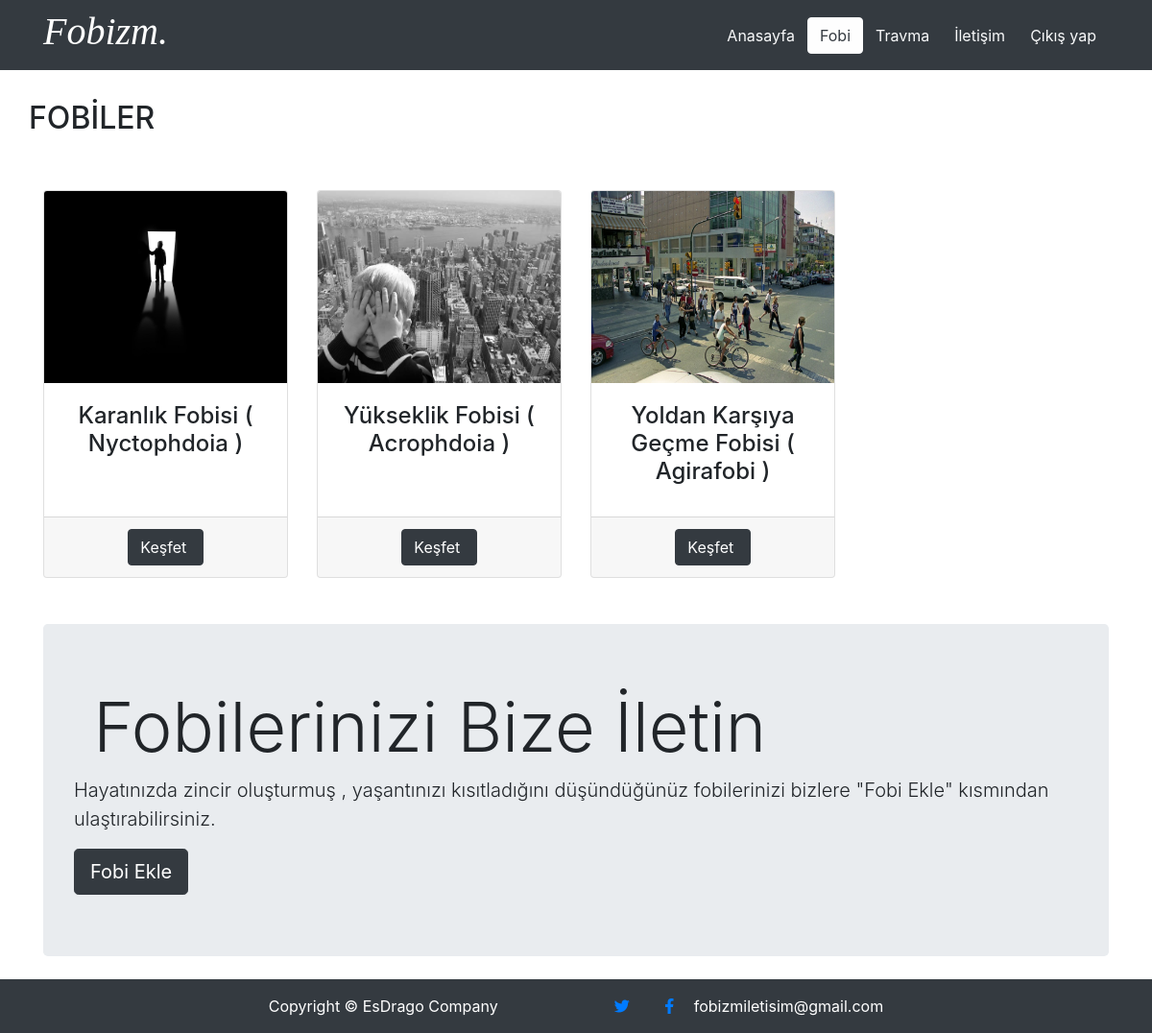
The app's page /views/fobi.php (signed in) with its own data.
### tables this page shows
CREATE TABLE IF NOT EXISTS `mental_issue` (
  `mental_issue_id` int(11) NOT NULL AUTO_INCREMENT,
  `issue_name` text NOT NULL,
  `issue_type_id` text NOT NULL,
  `thumb_img_url` text NOT NULL,
  `description` longtext NOT NULL,
  PRIMARY KEY (`mental_issue_id`)
);

### api/_getMentalIssues.php (called while the page is built, shortened)
<?php
class MentalIssuesHelper
{
    public static function getMentalIssues(int $type = 0)
    {
        $db = DatabaseConnection::getInstance();
        $a = array();
        $data = array();
        if ($type > 0) {
            $query = $db->prepare("    SELECT * FROM mental_issue
                                        JOIN mental_issue_type on mental_issue_type_id = issue_type_id
                                        where issue_type_id = :mental_issue_type_id;");
            $a = array(":mental_issue_type_id" => $type);
        } else {
            $query = $db->prepare("    SELECT * FROM mental_issue
                                        JOIN mental_issue_type on mental_issue_type_id = issue_type_id;");
        }
        if ($query->execute($a)) {
            $data = $query->fetchAll(PDO::FETCH_ASSOC);
        }
        return $data;
}
}

### views/fobi.php (the view, shortened to what this page needs)
<!DOCTYPE html>
<html lang="en">
<head>
    <link href="vendor/bootstrap/css/bootstrap.min.css" rel="stylesheet">
    <link href="css/heroic-features.css" rel="stylesheet">
    <link href="vendor/fontawesome-free/css/all.min.css" rel="stylesheet">
</head>
<body>
<?php include "include/bodyheader.php" ?>
<div class="container mt-5">
    <div class="row text-center">
        <h2 style="font-weight: 500;">FOBİLER</h2>
    </div>
</div>
<div class="container mt-5">
    <div class="row text-center">
        <?php
        include "../api/_getMentalIssues.php";
        $issues = MentalIssuesHelper::getMentalIssues(1);
        foreach ($issues as $issue){
            $issue_id = $issue['mental_issue_id'];
            $issue_image = $issue['thumb_img_url'];
            $issue_title = $issue['issue_name'];
            echo
            "
                <div class=\"col-lg-3 col-md-6 mb-4\">
                    <div class=\"card h-100\">
                    <img src=\" $issue_image \" alt=\"\" height=\"200\" class=\"card-img-top\">
                    <div class=\"card-body\">
                        <h4 class=\"card-title\"> $issue_title </h4>
                    </div>
                    <div class=\"card-footer\">
                        <a href=\"mental_issue_content.php?issue_id=$issue_id\" class=\"btn btn-dark\">Keşfet&nbsp;</a>
                    </div>
                </div></div>";
        }
        ?>
    </div>
    <section class="jumbotron my-4">
        <h1 class="display-3">&nbsp;Fobilerinizi Bize İletin</h1>
        <p class="lead">Hayatınızda zincir oluşturmuş , yaşantınızı kısıtladığını düşündüğünüz fobilerinizi bizlere "Fobi Ekle" kısmından ulaştırabilirsiniz.&nbsp;&nbsp;
        </p>
        <a href="contactform.php" class="btn btn-dark btn-lg">Fobi Ekle</a>
    </section>
</div>
<?php include "include/footer.php" ?>
</body>
</html>

### views/include/bodyheader.php (shortened to what this page needs)
<header class="navbar navbar-expand-lg navbar-dark bg-dark fixed-top">
    <div class="container">
        <em><h1><a class="nav-item text-white" style="font-family: DHF-Story" href="anasayfa.php">Fobizm.</a></h1></em>
        <div class="collapse navbar-collapse" id="navbarResponsive">
            <ul class="navbar-nav ml-auto">
                <li class="nav-item">
                    <a class="btn <?= basename($_SERVER['REQUEST_URI'], '?' . $_SERVER['QUERY_STRING']) == 'anasayfa.php' ? 'text-dark alert-light' : 'text-light' ?>" href="anasayfa.php">Anasayfa</a>
                </li>
                <li class="nav-item">
                    <a class="btn <?= basename($_SERVER['REQUEST_URI'], '?' . $_SERVER['QUERY_STRING']) == 'fobi.php' ? 'text-dark alert-light' : 'text-light' ?>" href="fobi.php">Fobi</a>
                </li>
                <li class="nav-item">
                    <a class="btn <?= basename($_SERVER['REQUEST_URI'], '?' . $_SERVER['QUERY_STRING']) == 'travma.php' ? 'text-dark alert-light' : 'text-light' ?>" href="travma.php">Travma</a>
                </li>
                <li class="nav-item">
                    <a class="btn <?= basename($_SERVER['REQUEST_URI'], '?' . $_SERVER['QUERY_STRING']) == 'contactform.php' ? 'text-dark alert-light' : 'text-light' ?>" href="contactform.php">İletişim</a>
                </li>
                <li class="nav-item">
                    <a class="btn <?= basename($_SERVER['REQUEST_URI'], '?' . $_SERVER['QUERY_STRING']) == 'contactform.php' ? 'text-dark alert-light' : 'text-light' ?>" href="../api/logout.php">Çıkış yap</a>
                </li>
            </ul>
        </div>
    </div>
</header>

### views/include/footer.php (shortened to what this page needs)
<footer class="py-3 bg-dark" style="
  /*smin-height: 100%;
  height: auto !important;
  height: 100%;*/
  /* Negative indent footer by its height */
  margin: 0 auto -70px;
  /* Pad bottom by footer height */
  padding: 0 0 70px;
">
    <div class="container">
        <p class="m-0 text-center text-white">
            <a> Copyright &copy; EsDrago Company&nbsp;</a>
            <a href="https://twitter.com/fobizm1" class="mx-3"><i class="fab fa-twitter"></i></a>
            <a href="https://www.facebook.com/fobizm/?modal=admin_todo_tour" class="mx-3"><i class="fab fa-facebook-f"></i></a>
            <a>fobizmiletisim@gmail.com</a>
        </p>
    </div>
</footer>

### views/css/heroic-features.css (style rules this page uses)
body { padding-top: 56px; }

### records on screen
mental_issue: shows a picture, issue_name "Karanlık Fobisi ( Nyctophdoia )"
mental_issue: shows a picture, issue_name "Yükseklik Fobisi ( Acrophdoia )"
mental_issue: thumb_img_url (picture), issue_name "Yoldan Karşıya Geçme Fobisi ( Agirafobi )"
